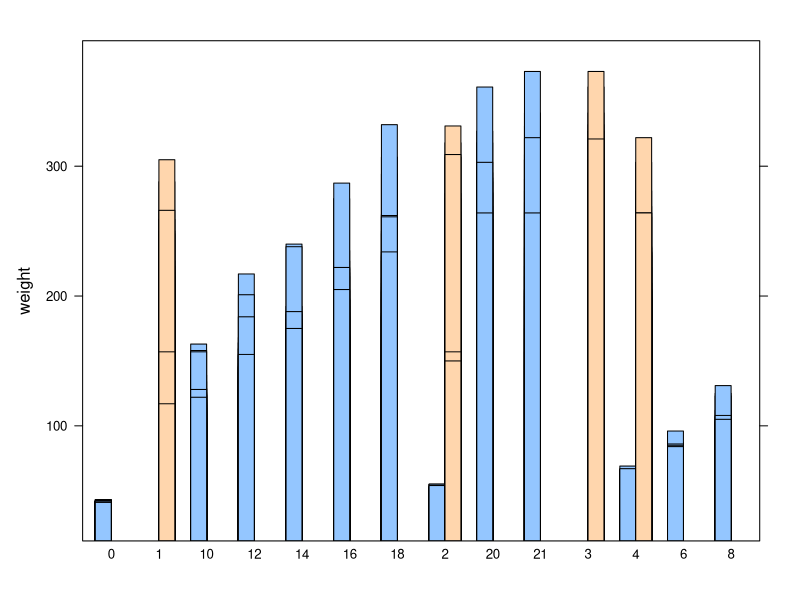
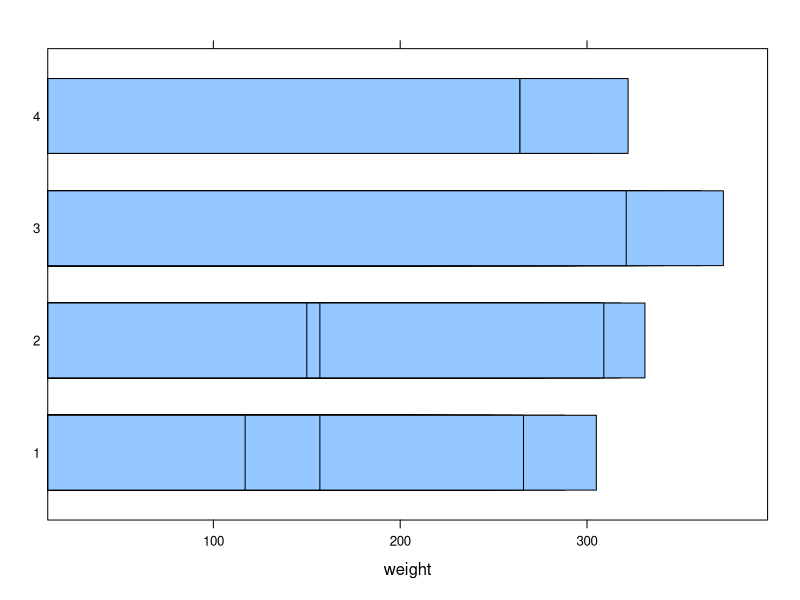
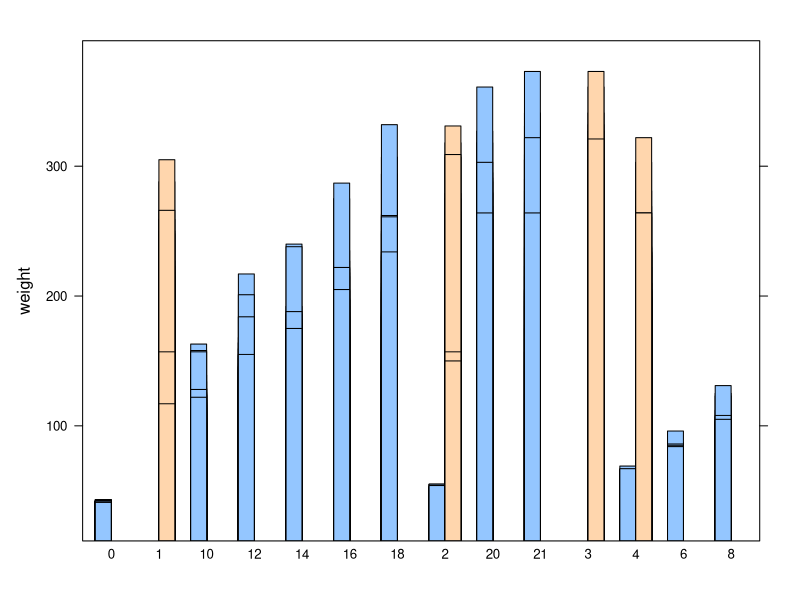
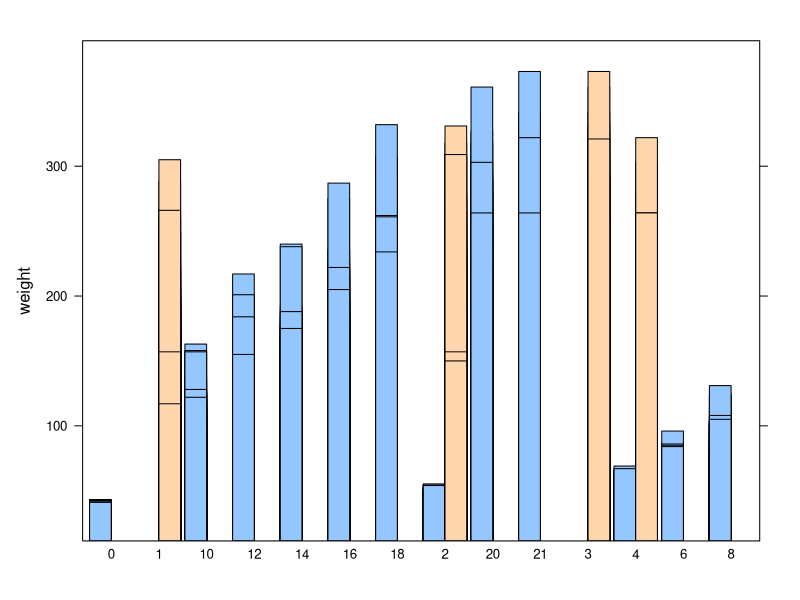
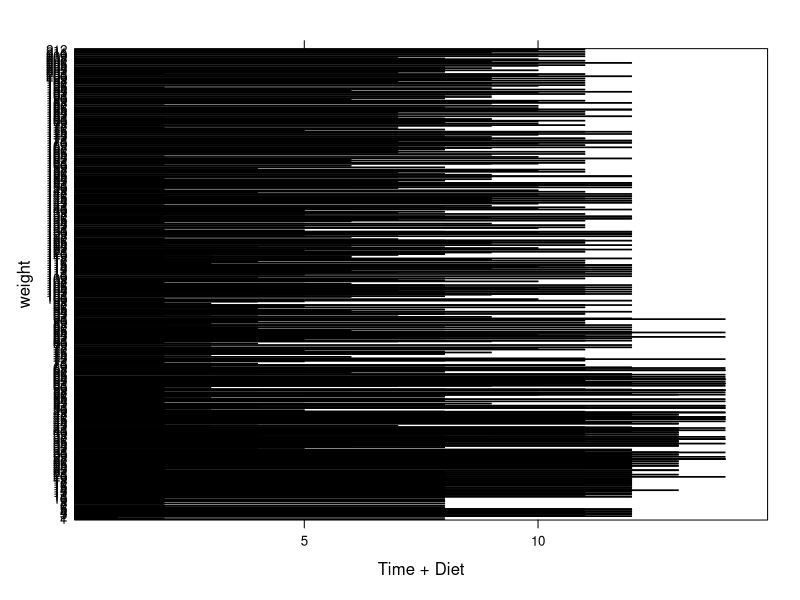
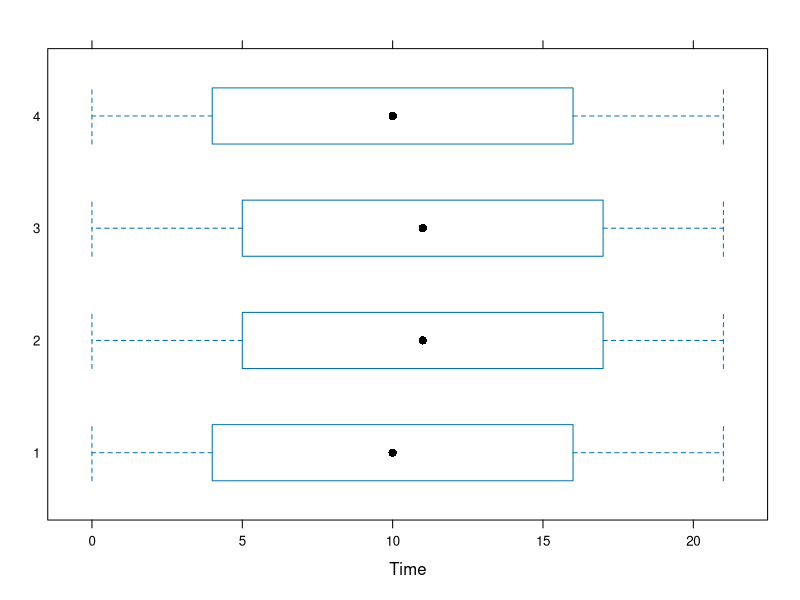
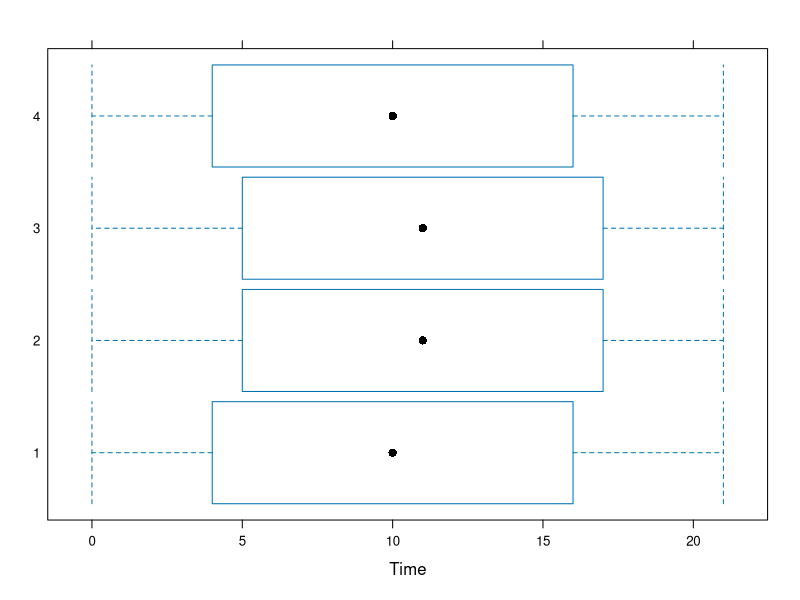
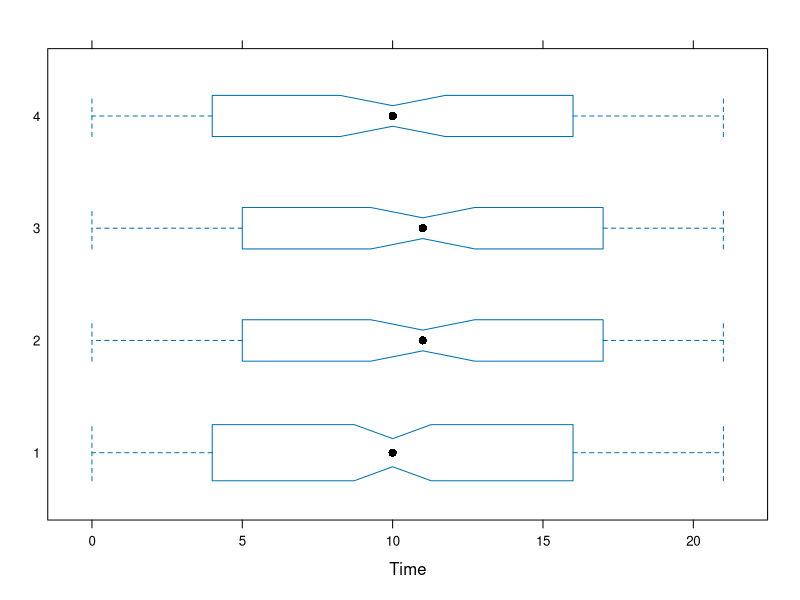

Generate these figures, in order, with R:
# lattice barcharts & bw plot
# formula: bwplot(factor ˜ numeric)
# formula: barchart(character ˜ numeric)

library(lattice)


# barchart ----------------------------------------------------------------
# barchart using standard formula setup

barchart( weight ~ Time + Diet, data = ChickWeight)

barchart( Diet ~ weight, data = ChickWeight) # these plots make more sense with a factor 
# With barchart options
?barchart # refers to xyplot
?panel.barchart # provides barchart specific options
barchart( weight ~ Time + Diet, data = ChickWeight)
barchart( weight ~ Time + Diet, data = ChickWeight, box.ratio = 10)
barchart( weight ~ Time + Diet, data = ChickWeight, horizontal = TRUE) # note the axis stay the same


# bwplot ------------------------------------------------------------------

bwplot( Diet ~ Time, data = ChickWeight)


# with bwplot options
? panel.bwplot
bwplot( Diet ~ Time, data = ChickWeight, box.ratio = 10)
bwplot( Diet ~ Time, data = ChickWeight,
        notch = TRUE, varwidth = TRUE
)

# changing axis label
levels(ChickWeight$Diet) <- c("Apples","Bananas","Steak","Potatoes")
bwplot( Diet ~ Time, data = ChickWeight)
